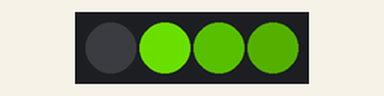
Recording of a sketch running on a simulated Arduino Uno, built with avr-gcc and run on an emulated ATmega328P. Shown: 4 RGB LEDs in strip order, left to right. Wiring (inferred from the names in the program): WS2812 LEDs: data pin 4. Dim RGB values are drawn brighter than linear.

Above: at 0.42 s.
At 5.13 s:
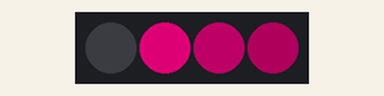
At 10.13 s:
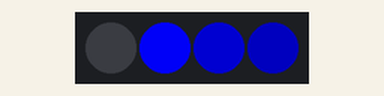
At 20.15 s:
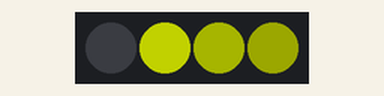
At 29.53 s:
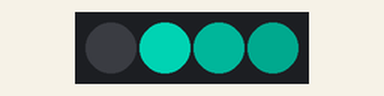
At 39.54 s:
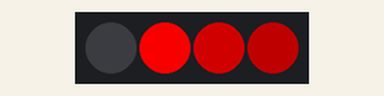
Timing chart, 0 to 40.0 s (numbered marks = the images above):
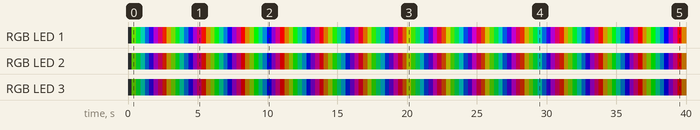

Measured:
- by itself, RGB LED 2: off → RGB(38, 82, 0) at 0.25 s, → RGB(0, 99, 21) 0.34 s later, → RGB(0, 65, 55) 0.31 s later, → RGB(0, 38, 82) 0.31 s later, … (127 changes in this stretch)
- by itself, RGB LED 3: off → RGB(26, 55, 0) at 0.25 s, → RGB(0, 67, 14) 0.34 s later, → RGB(0, 44, 37) 0.31 s later, → RGB(0, 26, 55) 0.31 s later, … (127 changes in this stretch)

The sketch:

helmetTry3.ino
```cpp
#include <AdafruitNeoPixel.h>

#define PIN 4

AdafruitNeoPixel strip = AdafruitNeoPixel(4, PIN, NEO_GRB + NEO_KHZ800);

int snakeLength=10; // How long of trails do you want?
int frameDelay = 30; // Lower numbers = faster animation
int waveDirection = 0; // 0 = right, 1 = left

int rgb[3] = {255,0,0}; // Color for the main pixel
int trailingRGB[3] = {0,0,0}; // Color for the trailing pixels

int hue = 60; // We're going to start off with red

int currentLED = 0; // Current LED.
int trailingLED = 0; // LED that is trailing the current LED

uint16_t i, j;

void setup() {
  strip.begin();
  strip.show(); // Initialize all pixels to 'off'
}

void loop() {
  if (currentLED > 0 && currentLED <= strip.numPixels()) {
    strip.setPixelColor(currentLED, rgb[0], rgb[1], rgb[2]);
  }
  if (waveDirection == 0) { // Wave travelling right
    for (j = 0; j < snakeLength; j++) {
      trailingLED = currentLED - j;
      if (trailingLED > 0) {
        hsi2rgb(hue,1,1/(j+0.1),trailingRGB);
        if(trailingLED > 0 && trailingLED <=strip.numPixels()) {
          strip.setPixelColor(trailingLED, trailingRGB[0], trailingRGB[1], trailingRGB[2]);
        }
      }
    }
    trailingLED--;
    if(trailingLED > 0) {
      strip.setPixelColor(trailingLED,0,0,0);
    }
  } else { // Wave travelling left
    for (j = 0; j < snakeLength; j++) {
      trailingLED = currentLED + j;
      if (trailingLED < strip.numPixels()) {
        hsi2rgb(hue,1,1/(j+0.1),trailingRGB);
        if(trailingLED > 0 && trailingLED <=strip.numPixels()) {
          strip.setPixelColor(trailingLED, trailingRGB[0], trailingRGB[1], trailingRGB[2]);
        }
      }
    }
    trailingLED++;
    if(trailingLED < strip.numPixels()) {
      strip.setPixelColor(trailingLED,0,0,0);
    }
  }

  strip.show();

  if (waveDirection == 0) {
    currentLED++;
  } else {
    currentLED--;
  }
  if (currentLED > strip.numPixels()) {
    waveDirection = 1;
    currentLED-=2;
  }
  if (currentLED < 0) {
    waveDirection = 0;
    currentLED+=2;
  }
  hue+=4;
  if(hue > 360) {
    hue = 0;
  }
  delay(frameDelay);
}

// (FUNCTION STOLEN FROM http://blog.saikoled.com/post/43693602826/why-every-led-light-should-be-using-hsi-colorspace on 10/27/14)
// This function will make it easier to create lighter and darker versions of the same color.
//
// Function example takes H, S, I, and a pointer to the
// returned RGB colorspace converted vector. It should
// be initialized with:
//
// int rgb[3];
//
// in the calling function. After calling hsi2rgb
// the vector rgb will contain red, green, and blue
// calculated values.

void hsi2rgb(float H, float S, float I, int* rgb) {
  int r, g, b;
  H = fmod(H,360); // cycle H around to 0-360 degrees
  H = 3.14159*H/(float)180; // Convert to radians.
  S = S>0?(S<1?S:1):0; // clamp S and I to interval [0,1]
  I = I>0?(I<1?I:1):0;

  // Math! Thanks in part to Kyle Miller.
  if(H < 2.09439) {
    r = 255*I/3*(1+S*cos(H)/cos(1.047196667-H));
    g = 255*I/3*(1+S*(1-cos(H)/cos(1.047196667-H)));
    b = 255*I/3*(1-S);
  } else if(H < 4.188787) {
    H = H - 2.09439;
    g = 255*I/3*(1+S*cos(H)/cos(1.047196667-H));
    b = 255*I/3*(1+S*(1-cos(H)/cos(1.047196667-H)));
    r = 255*I/3*(1-S);
  } else {
    H = H - 4.188787;
    b = 255*I/3*(1+S*cos(H)/cos(1.047196667-H));
    r = 255*I/3*(1+S*(1-cos(H)/cos(1.047196667-H)));
    g = 255*I/3*(1-S);
  }
  rgb[0]=r;
  rgb[1]=g;
  rgb[2]=b;
}
```
